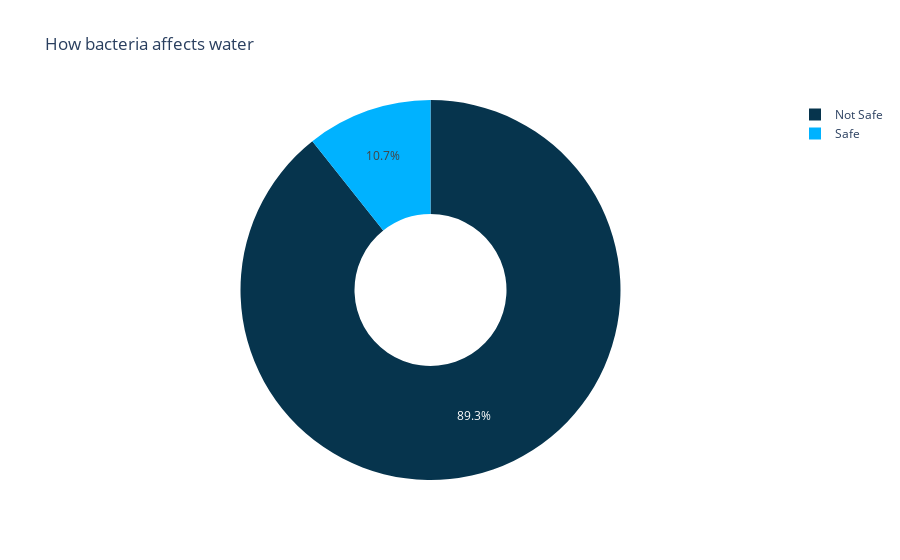

Notebook code cell kept with this figure:
### Markdown cell above
### Q4: Does bacteria have a negative effect on the water's safety?

### Code cell
#new dataframe to store 1 and 0 as "Safe" and "Not Safe"
waterToPie= water.copy(deep=True)
waterToPie.loc[waterToPie['is_safe'] == 1, 'is_safe'] = 'Safe'
waterToPie.loc[waterToPie['is_safe'] == 0, 'is_safe'] = 'Not Safe'

fig = px.pie(waterToPie, values='bacteria', names='is_safe', hole=0.4,
             title='How bacteria affects water', color_discrete_sequence=colors)
fig.show()

### Figure 1 — Plotly figure (JSON) as saved in the notebook; plotly's stock layout.template omitted (floating-point values rounded to 4 significant figures; data arrays with more than 128 entries replaced by an {"elided": "..."} marker saying what was removed)
{"data": [{"domain": {"x": [0, 1], "y": [0, 1]}, "hole": 0.4, "hovertemplate": "is_safe=%{label}<br>bacteria=%{value}<extra></extra>", "labels": {"elided": "7996 str values"}, "legendgroup": "", "name": "", "showlegend": true, "type": "pie", "values": {"elided": "7996 float values"}}], "layout": {"legend": {"tracegroupgap": 0}, "piecolorway": ["#06344d", "#00b2ff"], "title": {"text": "How bacteria affects water"}}}
